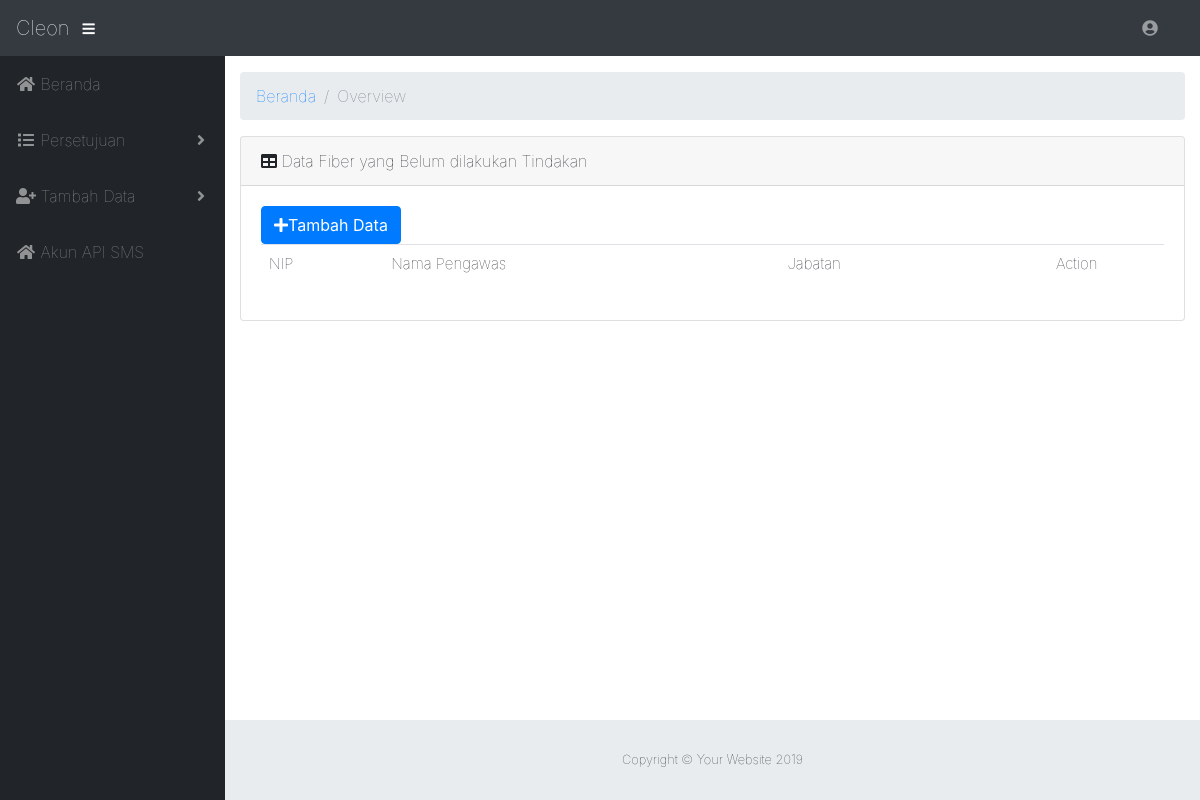
Before: /admin/tambah_sekertaris.php (signed in) with the older database file.
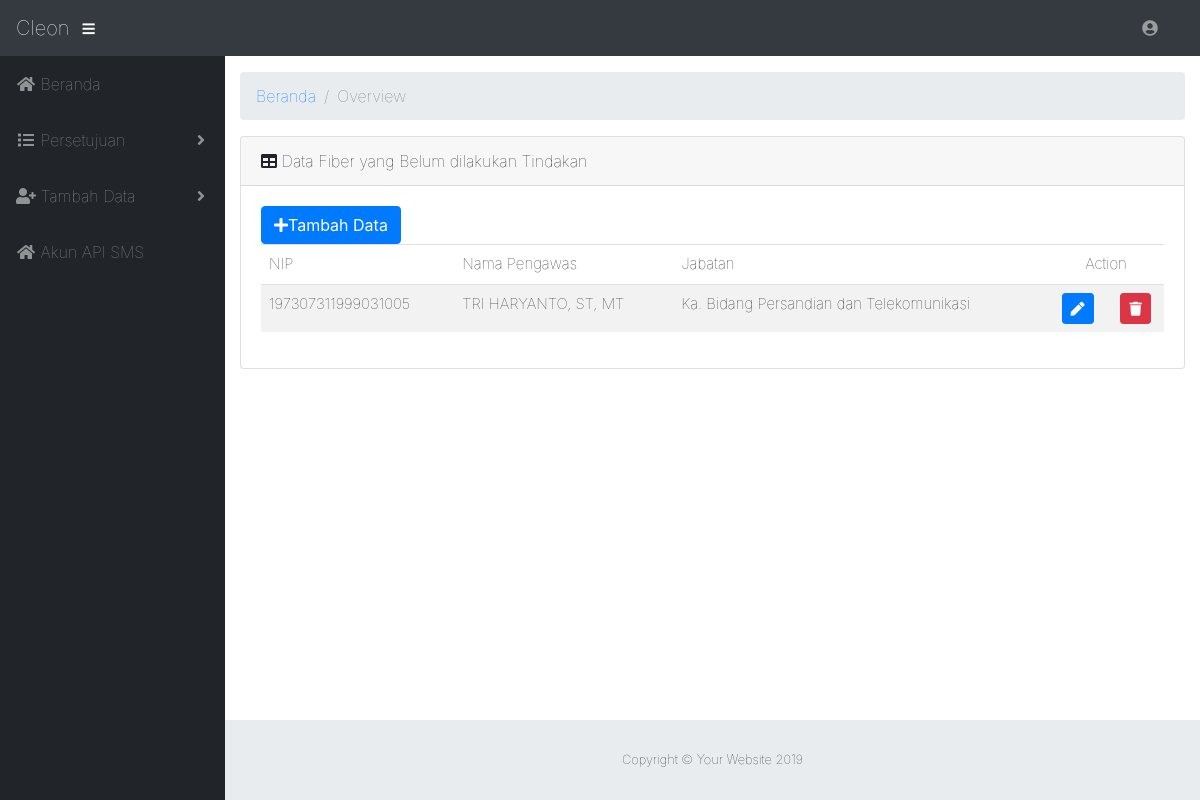
After: the same page with the newer database file.
### tables this page shows
CREATE TABLE `tb_pegawai` (
  `id_pegawai` int(11) NOT NULL,
  `nama` varchar(30) NOT NULL,
  `nip` bigint(100) NOT NULL,
  `jabatan` varchar(100) NOT NULL,
  `posisi` enum('kepala','pengawas','KA') NOT NULL
);

### admin/tambah_sekertaris.php (the view, shortened to what this page needs)
<?php include '../koneksi/koneksi.php';
  $pengawas = mysqli_query($config,"SELECT * FROM tb_pegawai WHERE posisi='KA'");
?>
<!DOCTYPE html>
<html lang="en">
<?php include 'view/head.php'; ?>
<body id="page-top">
<?php include 'view/navbar.php'; ?>
  <div id="wrapper">
    <?php include 'view/sidebar.php'; ?>
    <div id="content-wrapper">
      <div class="container-fluid">
        <ol class="breadcrumb">
          <li class="breadcrumb-item">
            <a href="index.php">Beranda</a>
          </li>
          <li class="breadcrumb-item active">Overview</li>
        </ol>
        <div class="card mb-3">
          <div class="card-header">
            <i class="fas fa-table"></i>
            Data Fiber yang Belum dilakukan Tindakan</div>
          <div class="card-body">
            <div class="table-responsive">
              <button class="btn btn-primary" id="tambah-pengawas"><i class="fas fa-plus"></i>Tambah Data</button>
        </br><table class="table table-striped" id="dataTable" width="100%" cellspacing="0">
                <thead>
                  <tr>
                    <td>NIP</td>
                    <td>Nama Pengawas</td>
                    <td>Jabatan</td>
                    <td colspan="2"><center>Action</center></td>
                  </tr>
                </thead>
                <tbody>
                  <?php
                    while($data = mysqli_fetch_array($pengawas)){
                  ?>
                  <tr id="<?php echo $data['id_pegawai'] ?>" class="edit_tr">
                  <td class="edit_td">
                    <span id="nip_<?php echo $data['id_pegawai']; ?>" class="text"><?php echo $data['nip']; ?></span>
                  </td>
                  <td>
                    <span id="nama_<?php echo $data['id_pegawai']; ?>" class="text"><?php echo $data['nama']; ?></span>
                  </td>
                  <td>
                     <span id="jabatan_<?php echo $data['id_pegawai']; ?>" class="text"><?php echo $data['jabatan']; ?></span>
                  </td>
                    <td><center><a href="#" class="btn btn-primary btn-sm"><i class="fas fa-pen"></i></a></center></td>
                    <td><center><a href="../aksi/admin/hapus_data_pengawas.php?id=<?php echo $data['id_pegawai'];?>" class="btn btn-danger btn-sm"><i class="fas fa-trash"></i></a></center></td>
                  </tr>
                  <?php
                    }
                  ?>
                </tbody>
              </table>
            </div>
          </div>
        </div>
      <?php include 'view/footer.php'; ?>
    </div>
  </div>
</body>
</html>

Changed rows visible on the page:
added tb_pegawai: nip "197307311999031005", nama "TRI HARYANTO, ST, MT", jabatan "Ka. Bidang Persandian dan Telekomunikasi"
